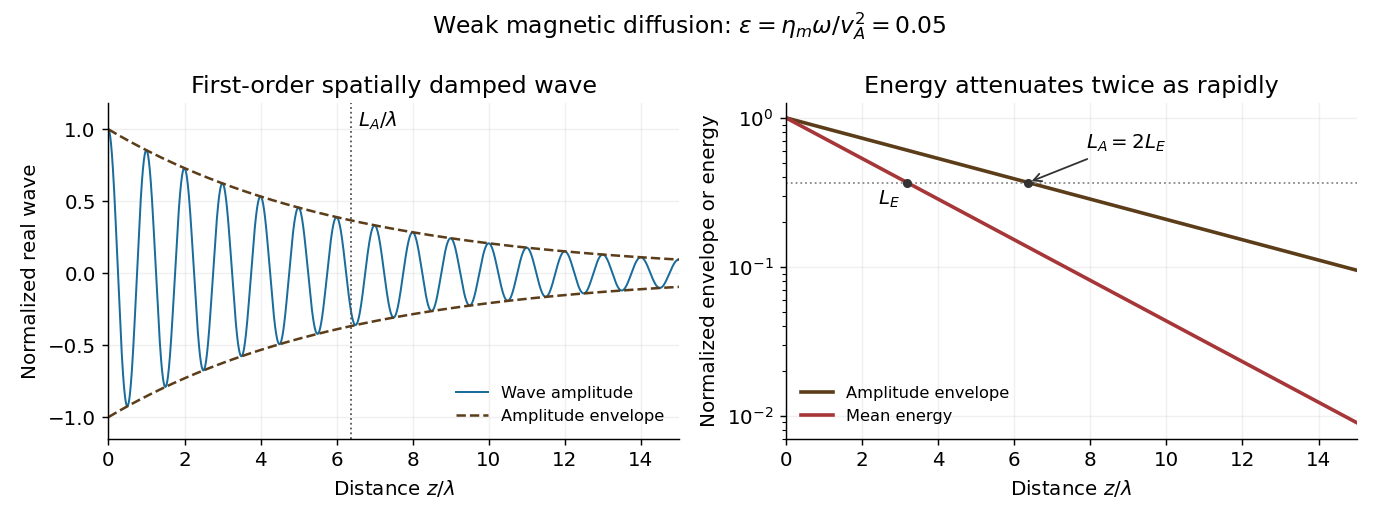

This figure's Python source:
"""Original first-order driven-Alfven-wave model; write PNG only in cwd.

Tested with Python3.14, NumPy2.3.5, Matplotlib3.10.7; root pyproject.toml.
"""
from pathlib import Path
import matplotlib
matplotlib.use('Agg')
import matplotlib.pyplot as plt
import numpy as np

plt.rcParams.update({'font.family': 'DejaVu Sans', 'font.size': 11})
eps = .05
x = np.linspace(0, 15, 1801)
amp = np.exp(-np.pi*eps*x)
energy = amp*amp
la, le = 1/(np.pi*eps), 1/(2*np.pi*eps)
fig, axes = plt.subplots(1, 2, figsize=(10.6, 4), dpi=130, facecolor='white')
ax = axes[0]
ax.plot(x, amp*np.cos(2*np.pi*x), color='#196c9b', lw=1.1, label='Wave amplitude')
ax.plot(x, amp, color='#5c3d1a', ls='--', lw=1.4, label='Amplitude envelope')
ax.plot(x, -amp, color='#5c3d1a', ls='--', lw=1.4)
ax.axvline(la, color='#555555', ls=':', lw=1)
ax.text(la+.2, 1.02, r'$L_A/\lambda$', fontsize=11)
ax.set(xlabel=r'Distance $z/\lambda$', ylabel='Normalized real wave', ylim=(-1.15, 1.18), title='First-order spatially damped wave')
ax.legend(loc='lower right', fontsize=9, frameon=False)
ax = axes[1]
ax.semilogy(x, amp, color='#5c3d1a', lw=2, label='Amplitude envelope')
ax.semilogy(x, energy, color='#a63637', lw=2, label='Mean energy')
ax.axhline(np.exp(-1), color='#888888', ls=':', lw=1)
ax.plot([la, le], [np.exp(-1)]*2, 'o', color='#333333', ms=4)
ax.annotate(r'$L_A=2L_E$', xy=(la, np.exp(-1)), xytext=(7.9, .62),
            arrowprops={'arrowstyle': '->', 'color': '#333333'})
ax.text(le-.2, .26, r'$L_E$', ha='right')
ax.set(xlabel=r'Distance $z/\lambda$', ylabel='Normalized envelope or energy', ylim=(.007, 1.25), title='Energy attenuates twice as rapidly')
ax.legend(loc='lower left', fontsize=9, frameon=False)
for ax in axes:
    ax.set_xlim(0, 15)
    ax.spines[['top', 'right']].set_visible(False)
    ax.grid(alpha=.18)
fig.suptitle(r'Weak magnetic diffusion: $\epsilon=\eta_m\omega/v_A^2=0.05$', fontsize=13)
fig.tight_layout()
fig.savefig(Path.cwd()/Path(__file__).with_suffix('.png').name, facecolor='white', transparent=False)
plt.close(fig)
